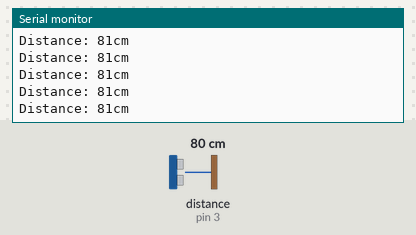
This sketch was run on a simulated Arduino Uno, built with avr-gcc and run on an emulated ATmega328P. Parts: the last lines printed to the serial monitor. Inputs (shaded band) come from the test bench; at power-on: distance to the obstacle (sensor on pin 3) 80 cm. The echo pulse lasts 58.3 µs per cm.

Above: at 1.2 s.
1.3 s: distance to the obstacle (sensor on pin 3) set to 4 cm
At 1.34 s:
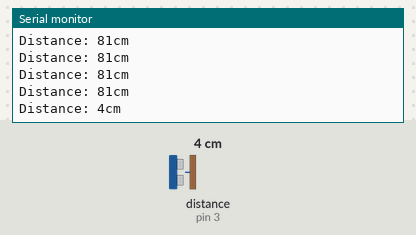
4.3 s: distance to the obstacle (sensor on pin 3) set to 2 cm
At 4.3 s:
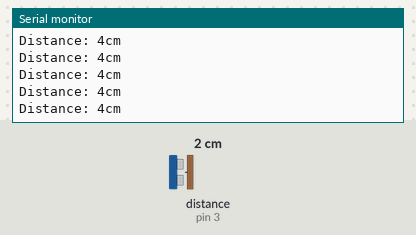
7.3 s: distance to the obstacle (sensor on pin 3) set to 60 cm
At 7.36 s:
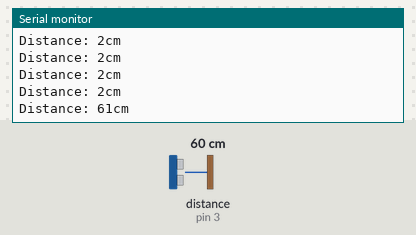
10.3 s: distance to the obstacle (sensor on pin 3) set to 299 cm
At 10.35 s:
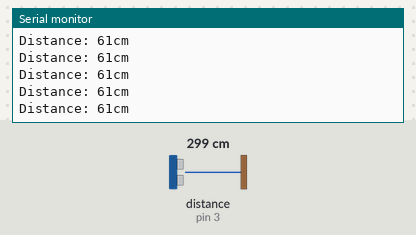
Timing chart, 0 to 13.3 s (numbered marks = the images above; inputs shaded):
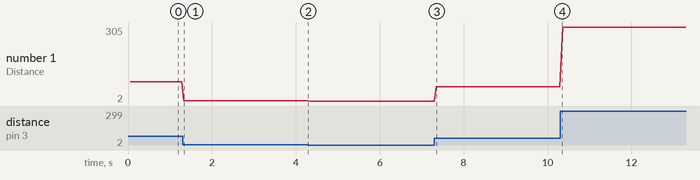

The sketch:

ultrasonic.ino
```cpp
#include <NewPing.h>

#define TRIGGER_PIN  2
#define ECHO_PIN     3
#define MAX_DISTANCE 500

NewPing sonar(TRIGGER_PIN, ECHO_PIN, MAX_DISTANCE);

void setup() {
  Serial.begin(9600);
}

void loop() {
  delay(50);
  unsigned int uS = sonar.ping();
  Serial.print("Distance: ");
  Serial.print(uS / US_ROUNDTRIP_CM);
  Serial.println("cm");
}
```

Measured:
- after the input at 1.3 s, the serial monitor: prints a new line at once (image 1)
- after the input at 7.3 s, the serial monitor: prints a new line after 0.05 s (image 3)
- plotted number 1: 81 → 4 after the input at 1.3 s, 4 → 2 after the input at 4.3 s, 2 → 61 after the input at 7.3 s, 61 → 305 after the input at 10.3 s
